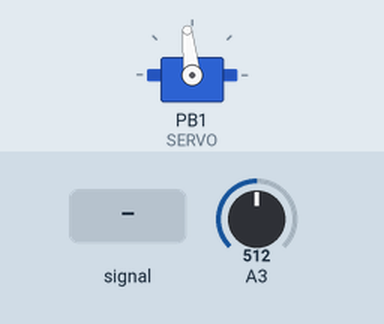
Simulated run of this sketch. Board: ATtiny85, built with avr-gcc and run on an emulated ATtiny85. On the bench: servo. Wiring (inferred from the names in the program): servo: signal PB1. The inputs (shaded band) are chosen by the test bench; at power-on: A3 = 512. Servo pulses on a pin are drawn as a servo (544–2400 µs = 0–180°).

Above: at 3.2 s.
3.3 s: A3 fed a 200 Hz sine of ±81 counts around its level
6.3 s: A3 set to 716
7.8 s: A3 set to 900
At 9.0 s:
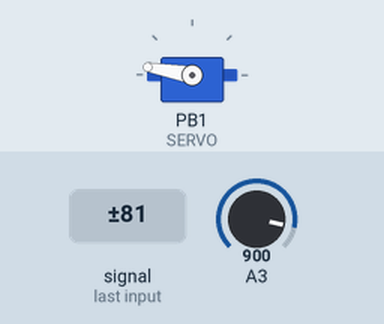
9.3 s: A3 set to 1023
At 10.5 s:
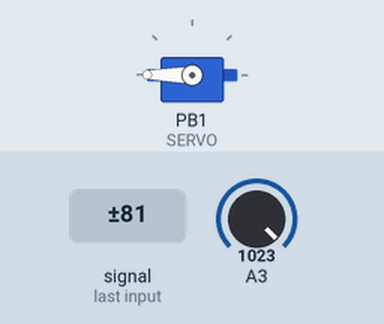
10.8 s: A3 set to 306
At 11.5 s:
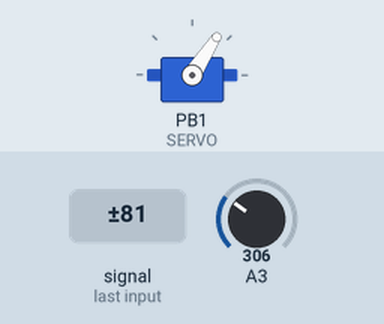
12.3 s: A3 set to 122
At 13.7 s:
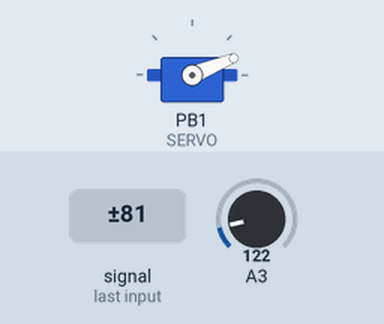
Timing chart, 0 to 14.8 s (numbered marks = the images above; inputs shaded):
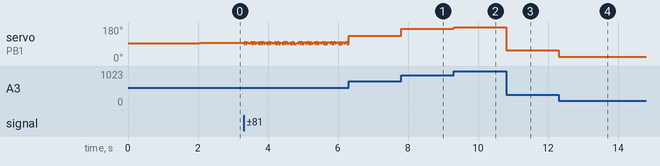

Measured:
- after the input at 7.8 s, servo on PB1 (SERVO): 135° → 170° at once
- after the input at 9.3 s, servo on PB1 (SERVO): 170° → 180° at once
- after the input at 10.8 s, servo on PB1 (SERVO): 180° → 57° at once
- after the input at 12.3 s, servo on PB1 (SERVO): 57° → 22° at once

The sketch:

mydaq_analog_upgrade.ino
```cpp
#define SERVO 1

volatile bool refreshServo;

void setup() {
//  analogReference(DEFAULT); //make sure we're using the 5v (VCC) reference for full range
  pinMode(SERVO, OUTPUT);

// Set up the interrupt that will refresh the servo for us automagically
  OCR0A = 0xAF;            // any number is OK
  TIMSK |= _BV(OCIE0A);    // Turn on the compare interrupt (below!)

  for (int i = 0; i<100;i++){   //manually trugger a mid-range position to "test" servo, for approx 2sec
    pulseMicros(1500);
    delayMicroseconds(18500);
  }
}

int pos;        // init vars
int inp;


void loop() {
  if (refreshServo) {       //if interrupt has fired and flag set, manually create servo pulse
    pulseMicros(pos);
  } else {                  //otherwise, read analog pin and determine servo position
    inp = 0;
    inp =  inp + constrain(analogRead(A3), 41, 962);
    /*
    The ATtiny has a 10-bit adc (1024bit). Giving us a resolution of 4.88mv/bit.
    Due to the silicon diode onboard the backpack, we lose ~0.4v at the bottom end of the range. This then goes through the
    voltage divider, meaning we lose ~0.2v minimum. 0.2v * 4.88mv = 41 bits.

    At the top of the range, we can see a maximum of ((10v - 0.4v)/2) = 983. To account for variation in each diode, DAQ output, etc, we
    constrain the top end to 962 bits (~9.78 volts).

    This is then read 5 times, and averaged out, giving the final analog value.
    */
    delay(1);
    for (int j = 0; j<4;j++) {
      inp =  inp + constrain(analogRead(A3), 41, 962);
      inp = inp / 2;
      delay(1);
    }
//    inp = constrain(analogRead(A3), 41, 962);

    //Finally, the read analog value is mapped to a microsecond range of 600-2400, corresponding to a
    //range of approx 180degrees on the servos we use.
    pos = map(inp, 41, 962, 600, 2400);
    delay(1);
  }


}


// this function is called when the interrupt has triggered, and sets the flag to pulse the servo.
void pulseMicros(int timeIn) {
  refreshServo = false;
  //high pulse:
  digitalWrite(SERVO, HIGH);
  delayMicroseconds(timeIn);
  digitalWrite(SERVO, LOW);
//  delayMicroseconds(20000-timeIn);
}

//this interrupt and it's associated counter var are called every 2ms. After 20ms (period between servo pulses), it sets the refresh flag.
volatile uint8_t counter = 0;
SIGNAL(TIMER0_COMPA_vect) {
  // this gets called every 2 milliseconds
  counter += 2;
  // every 20 milliseconds, refresh the servos!
  if (counter >= 20) {
      counter = 0;
      refreshServo = true;
  }
}
```
